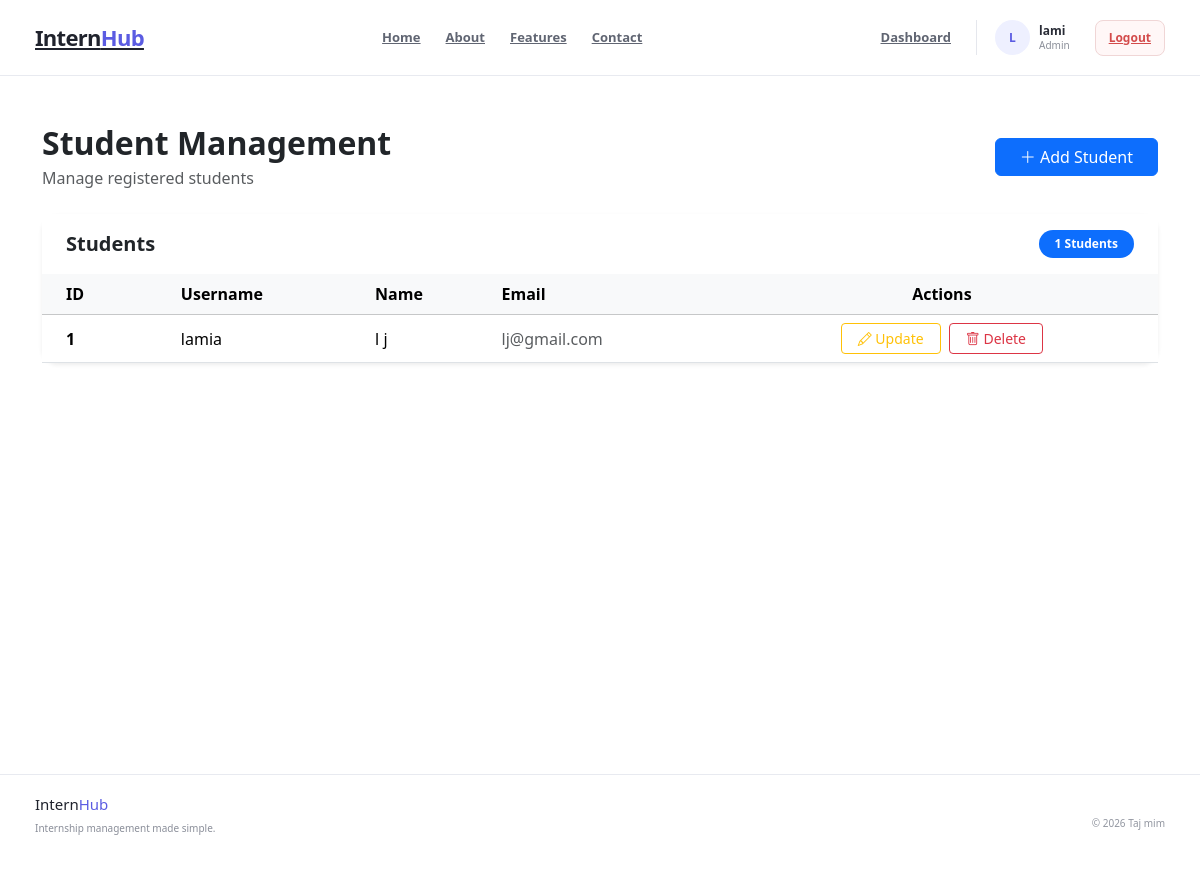
/admin-students/ (signed in), run on an earlier commit of the app's database.
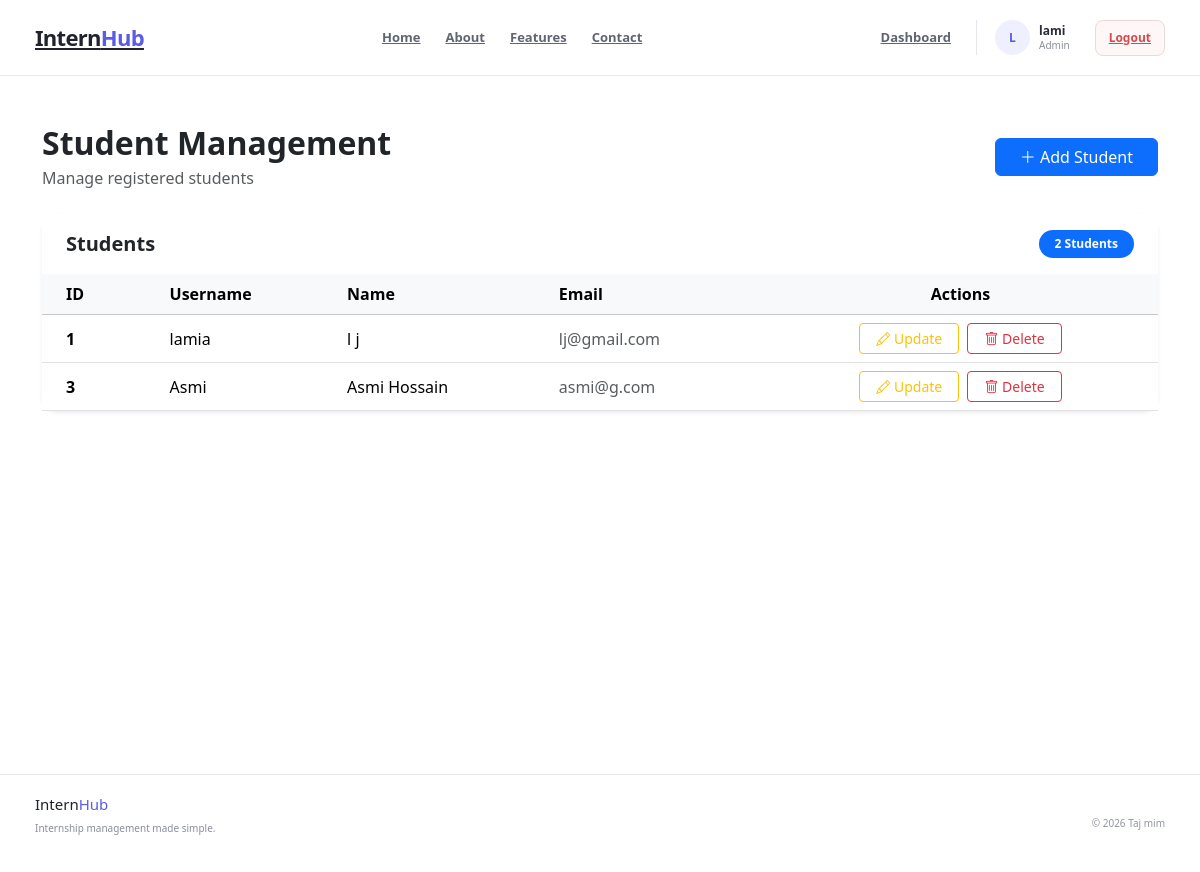
And on a later commit of the database.
### accounts/models.py (models this page shows, shortened)
class User(AbstractUser):
    class Role(models.TextChoices):
        STUDENT = "STUDENT", "Student"
        COMPANY = "COMPANY", "Company"
        ADMIN = "ADMIN", "Admin"
    email = models.EmailField(unique=True)
    role = models.CharField(
        max_length=20,
        choices=Role.choices,
        default=Role.STUDENT
    )
    objects = CustomUserManager()

### internship/views.py (the view)
@login_required
def student_list(request):
    if request.user.role != User.Role.ADMIN:
        return redirect("dashboard")
    students = User.objects.filter(
        role=User.Role.STUDENT
    ).order_by("id")
    return render(
        request,
        "student_list.html",
        {
            "students": students
        }
    )

### internship/templates/student_list.html (shortened to what this page needs)
{% extends "accounts/base.html" %}
{% block content %}
<link
    href="https://cdn.jsdelivr.net/npm/bootstrap@5.3.2/dist/css/bootstrap.min.css"
    rel="stylesheet"
>
<link
    href="https://cdn.jsdelivr.net/npm/bootstrap-icons@1.11.3/font/bootstrap-icons.min.css"
    rel="stylesheet"
>
<div class="container mt-5">
    <div class="d-flex justify-content-between align-items-center mb-4">
        <div>
            <h2 class="fw-bold mb-1">Student Management</h2>
            <p class="text-muted mb-0">
                Manage registered students
            </p>
        </div>
        <a href="{% url 'student_add' %}" class="btn btn-primary px-4">
            <i class="bi bi-plus-lg"></i>
            Add Student
        </a>
    </div>
    <div class="card border-0 shadow-sm rounded-4">
        <div class="card-header bg-white border-0 py-3 px-4">
            <div class="d-flex justify-content-between align-items-center">
                <h5 class="mb-0 fw-semibold">
                    Students
                </h5>
                <span class="badge bg-primary rounded-pill px-3 py-2">
                    {{ students|length }} Students
                </span>
            </div>
        </div>
        <div class="card-body p-0">
            <div class="table-responsive">
                <table class="table table-hover align-middle mb-0">
                    <thead class="table-light">
                        <tr>
                            <th class="px-4">ID</th>
                            <th>Username</th>
                            <th>Name</th>
                            <th>Email</th>
                            <th class="text-center">Actions</th>
                        </tr>
                    </thead>
                    <tbody>
                        {% for student in students %}
                        <tr>
                            <td class="px-4 fw-semibold">
                                {{ student.id }}
                            </td>
                            <td>
                                {{ student.username }}
                            </td>
                            <td>
                                <div class="fw-medium">
                                    {{ student.first_name }}
                                    {{ student.last_name }}
                                </div>
                            </td>
                            <td class="text-muted">
                                {{ student.email }}
                            </td>
                            <td class="text-center">
                                <a
                                    href="{% url 'student_edit' student.id %}"
                                    class="btn btn-sm btn-outline-warning me-1 px-3"
                                >
                                    <i class="bi bi-pencil"></i>
                                    Update
                                </a>
                                <form
                                    method="POST"
                                    action="{% url 'student_delete' student.id %}"
                                    class="d-inline"
                                >
                                    <button
                                        type="submit"
                                        class="btn btn-sm btn-outline-danger px-3"
                                        onclick="return confirm('Are you sure you want to delete this student?');"
                                    >
                                        <i class="bi bi-trash"></i>
                                        Delete
                                    </button>
                                </form>
                            </td>
                        </tr>
                        {% endfor %}
                    </tbody>
                </table>
            </div>
        </div>
    </div>
</div>
{% endblock %}

What changed in the data, as far as the page shows it:
added User: id "3", username "Asmi", first_name "Asmi", last_name "Hossain", email "asmi@g.com"
Also different on the page:
{{ students|length }}: "1" → "2"
